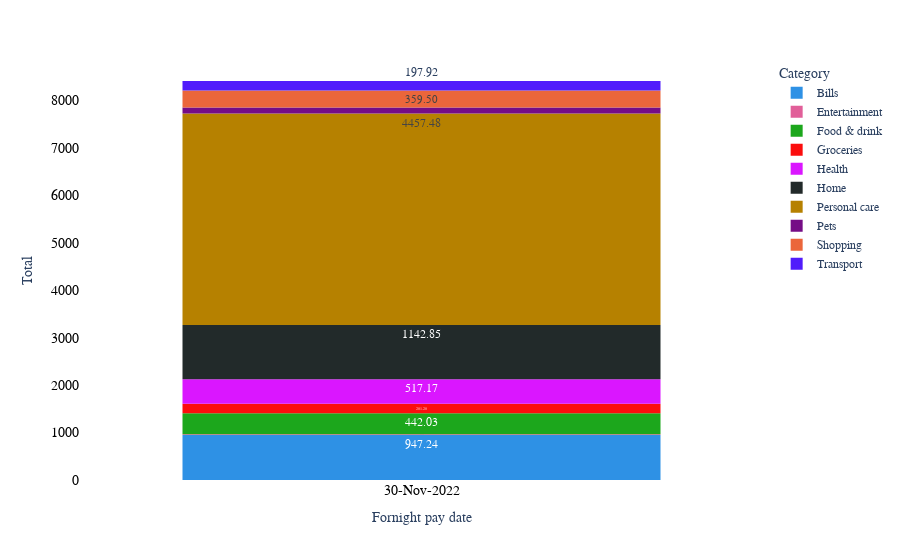

Notebook code for this chart:
### Code cell
def filter_bar_chart(data, fortnights: list):

    data1 = data.query('Date in @fortnights')

    fig = px.histogram(data1, x='Date', y='Amount',color='Category', color_discrete_sequence=px.colors.qualitative.Dark24, text_auto='.2f')
    fig.update_layout(
        plot_bgcolor='rgba(0,0,0,0)', 
        bargap=0.3,
        xaxis_title_text='Fornight pay date', 
        yaxis_title_text='Total',
        font_family='Arial',
        xaxis=dict(tickmode='array', tickvals= data2['Date'], ticktext = data2['Date'].apply(lambda x: x.strftime('%d-%b-%Y')),automargin=True)
        ),
    fig.update_yaxes(showgrid=False, range=[0,data1.max(numeric_only=True)], tickfont=dict(family='Arial', color='black', size=14))
    fig.update_xaxes(tickfont=dict(family='Arial', color='black', size=14))
    fig.show()

filter_bar_chart(df3, ['2022-11-30'])

### Figure 1 — Plotly figure (JSON) as saved in the notebook; plotly's stock layout.template omitted (floating-point values rounded to 4 significant figures; data arrays with more than 128 entries replaced by an {"elided": "..."} marker saying what was removed)
{"data": [{"alignmentgroup": "True", "bingroup": "x", "histfunc": "sum", "hovertemplate": "Category=Bills<br>Date=%{x}<br>sum of Amount=%{y}<extra></extra>", "legendgroup": "Bills", "marker": {"color": "#2E91E5", "pattern": {"shape": ""}}, "name": "Bills", "offsetgroup": "Bills", "orientation": "v", "showlegend": true, "texttemplate": "%{value:.2f}", "type": "histogram", "x": ["2022-11-30T00:00:00"], "xaxis": "x", "y": [947.2], "yaxis": "y"}, {"alignmentgroup": "True", "bingroup": "x", "histfunc": "sum", "hovertemplate": "Category=Entertainment<br>Date=%{x}<br>sum of Amount=%{y}<extra></extra>", "legendgroup": "Entertainment", "marker": {"color": "#E15F99", "pattern": {"shape": ""}}, "name": "Entertainment", "offsetgroup": "Entertainment", "orientation": "v", "showlegend": true, "texttemplate": "%{value:.2f}", "type": "histogram", "x": ["2022-11-30T00:00:00"], "xaxis": "x", "y": [15.15], "yaxis": "y"}, {"alignmentgroup": "True", "bingroup": "x", "histfunc": "sum", "hovertemplate": "Category=Food & drink<br>Date=%{x}<br>sum of Amount=%{y}<extra></extra>", "legendgroup": "Food & drink", "marker": {"color": "#1CA71C", "pattern": {"shape": ""}}, "name": "Food & drink", "offsetgroup": "Food & drink", "orientation": "v", "showlegend": true, "texttemplate": "%{value:.2f}", "type": "histogram", "x": ["2022-11-30T00:00:00"], "xaxis": "x", "y": [442.0], "yaxis": "y"}, {"alignmentgroup": "True", "bingroup": "x", "histfunc": "sum", "hovertemplate": "Category=Groceries<br>Date=%{x}<br>sum of Amount=%{y}<extra></extra>", "legendgroup": "Groceries", "marker": {"color": "#FB0D0D", "pattern": {"shape": ""}}, "name": "Groceries", "offsetgroup": "Groceries", "orientation": "v", "showlegend": true, "texttemplate": "%{value:.2f}", "type": "histogram", "x": ["2022-11-30T00:00:00"], "xaxis": "x", "y": [201.2], "yaxis": "y"}, {"alignmentgroup": "True", "bingroup": "x", "histfunc": "sum", "hovertemplate": "Category=Health<br>Date=%{x}<br>sum of Amount=%{y}<extra></extra>", "legendgroup": "Health", "marker": {"color": "#DA16FF", "pattern": {"shape": ""}}, "name": "Health", "offsetgroup": "Health", "orientation": "v", "showlegend": true, "texttemplate": "%{value:.2f}", "type": "histogram", "x": ["2022-11-30T00:00:00"], "xaxis": "x", "y": [517.2], "yaxis": "y"}, {"alignmentgroup": "True", "bingroup": "x", "histfunc": "sum", "hovertemplate": "Category=Home<br>Date=%{x}<br>sum of Amount=%{y}<extra></extra>", "legendgroup": "Home", "marker": {"color": "#222A2A", "pattern": {"shape": ""}}, "name": "Home", "offsetgroup": "Home", "orientation": "v", "showlegend": true, "texttemplate": "%{value:.2f}", "type": "histogram", "x": ["2022-11-30T00:00:00"], "xaxis": "x", "y": [1143.0], "yaxis": "y"}, {"alignmentgroup": "True", "bingroup": "x", "histfunc": "sum", "hovertemplate": "Category=Personal care<br>Date=%{x}<br>sum of Amount=%{y}<extra></extra>", "legendgroup": "Personal care", "marker": {"color": "#B68100", "pattern": {"shape": ""}}, "name": "Personal care", "offsetgroup": "Personal care", "orientation": "v", "showlegend": true, "texttemplate": "%{value:.2f}", "type": "histogram", "x": ["2022-11-30T00:00:00"], "xaxis": "x", "y": [4457.0], "yaxis": "y"}, {"alignmentgroup": "True", "bingroup": "x", "histfunc": "sum", "hovertemplate": "Category=Pets<br>Date=%{x}<br>sum of Amount=%{y}<extra></extra>", "legendgroup": "Pets", "marker": {"color": "#750D86", "pattern": {"shape": ""}}, "name": "Pets", "offsetgroup": "Pets", "orientation": "v", "showlegend": true, "texttemplate": "%{value:.2f}", "type": "histogram", "x": ["2022-11-30T00:00:00"], "xaxis": "x", "y": [129.9], "yaxis": "y"}, {"alignmentgroup": "True", "bingroup": "x", "histfunc": "sum", "hovertemplate": "Category=Shopping<br>Date=%{x}<br>sum of Amount=%{y}<extra></extra>", "legendgroup": "Shopping", "marker": {"color": "#EB663B", "pattern": {"shape": ""}}, "name": "Shopping", "offsetgroup": "Shopping", "orientation": "v", "showlegend": true, "texttemplate": "%{value:.2f}", "type": "histogram", "x": ["2022-11-30T00:00:00"], "xaxis": "x", "y": [359.5], "yaxis": "y"}, {"alignmentgroup": "True", "bingroup": "x", "histfunc": "sum", "hovertemplate": "Category=Transport<br>Date=%{x}<br>sum of Amount=%{y}<extra></extra>", "legendgroup": "Transport", "marker": {"color": "#511CFB", "pattern": {"shape": ""}}, "name": "Transport", "offsetgroup": "Transport", "orientation": "v", "showlegend": true, "texttemplate": "%{value:.2f}", "type": "histogram", "x": ["2022-11-30T00:00:00"], "xaxis": "x", "y": [197.9], "yaxis": "y"}], "layout": {"bargap": 0.3, "barmode": "relative", "font": {"family": "Arial"}, "legend": {"title": {"text": "Category"}, "tracegroupgap": 0}, "margin": {"t": 60}, "plot_bgcolor": "rgba(0,0,0,0)", "xaxis": {"anchor": "y", "automargin": true, "domain": [0, 1], "tickfont": {"color": "black", "family": "Arial", "size": 14}, "tickmode": "array", "ticktext": {"elided": "515 str values"}, "tickvals": {"elided": "515 str values"}, "title": {"text": "Fornight pay date"}}, "yaxis": {"anchor": "x", "domain": [0, 1], "range": [0, [4457.0]], "showgrid": false, "tickfont": {"color": "black", "family": "Arial", "size": 14}, "title": {"text": "Total"}}}}
